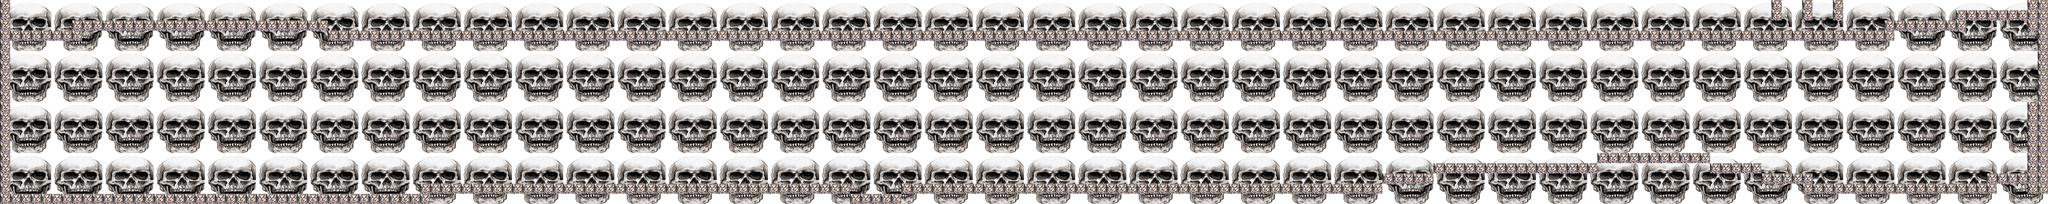

Below is a game level as drawn by its tile map, then a one-line description and the .tmx that defines it (tile-layer data replaced by summaries):
An orthogonal 200x20 tile map with 32x32 px tiles, 3 tile layers (Background, Meta, Goal), 3 tilesets.

<map version="1.0" orientation="orthogonal" renderorder="right-down" width="200" height="20" tilewidth="32" tileheight="32" nextobjectid="1">
 <tileset firstgid="1" name="skull" tilewidth="32" tileheight="32">
  <image source="skull.jpg" width="172" height="184" />
 </tileset>
 <tileset firstgid="26" name="CloseNormal" tilewidth="32" tileheight="32">
  <image source="CloseNormal.png" width="40" height="40" />
 </tileset>
 <tileset firstgid="27" name="cat02" tilewidth="32" tileheight="32">
  <image source="cat02.png" width="43" height="34" />
 </tileset>
 <layer name="Background" width="200" height="20">
  <data>[4000 cells, 4000 non-empty, 25 distinct tile ids]</data>
 </layer>
 <layer name="Meta" width="200" height="20">
  <data>[4000 cells, 451 non-empty, 1 distinct tile ids]</data>
 </layer>
 <layer name="Goal" width="200" height="20">
  <data>[4000 cells, 6 non-empty, 1 distinct tile ids]</data>
 </layer>
</map>
